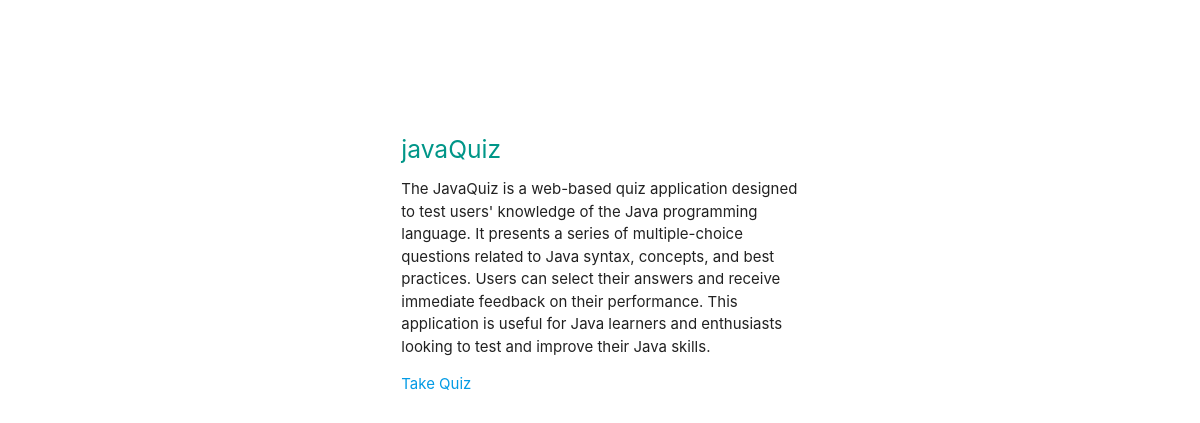
The app's page /quiz/ with its own data.
### quiz/models.py (models this page shows, shortened)
class Quiz(models.Model):
    title = models.CharField(max_length=255)
    description = models.TextField()

### quiz/views.py (the view)
# urls.py: path('', views.quiz_list, name='quiz_list'),
def quiz_list(request):
    quizzes = Quiz.objects.all()
    return render(request, 'quiz/quiz_list.html', {'quizzes': quizzes})

### templates/quiz/quiz_list.html
{% extends 'pages/base.html' %}
{% block content %}
    <div class="container" style="margin-top:120px;">
        <div class="row s12">
            <div class="col s12  m6 offset-m3">
                {% for quiz in quizzes %}
                    {% if quiz.title == 'javaQuiz' %}
                    <h5 class="teal-text">{{ quiz.title }}</h5>
                    <p>{{ quiz.description }}</p>
                    <a  href="{% url 'quiz:take_quiz' quiz.id %}">Take Quiz</a>
                    {% endif %}
                {% endfor %}
            </div>
        </div>
    </div>
{% endblock%}

### records on screen
Quiz: title "javaQuiz", description "The JavaQuiz is a web-based quiz application designed to test users' knowledge of the Java programming language. It presents a series of multiple-choice questions related to Java syntax, concepts, and best practices. Users can select their answers and receive immediate feedback on their performance. This application is useful for Java learners and enthusiasts looking to test and improve their Java skills."
